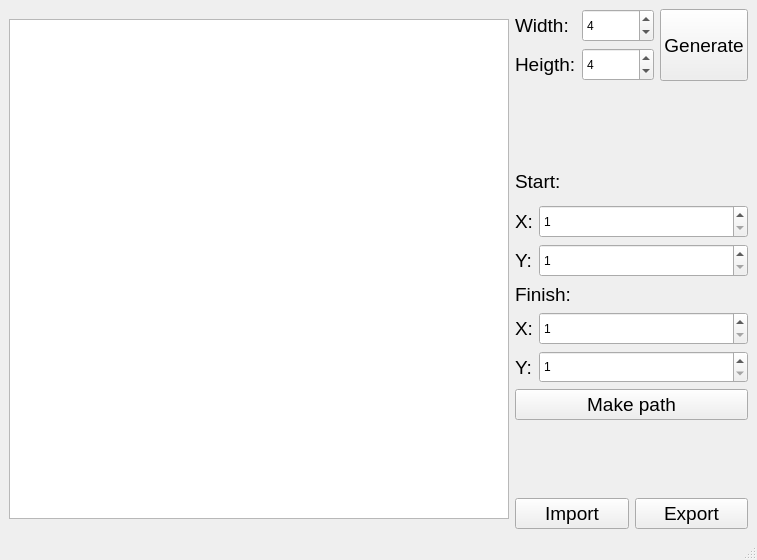
<?xml version="1.0" encoding="UTF-8"?>
<ui version="4.0">
 <class>View</class>
 <widget class="QMainWindow" name="View">
  <property name="geometry">
   <rect>
    <x>0</x>
    <y>0</y>
    <width>757</width>
    <height>560</height>
   </rect>
  </property>
  <property name="minimumSize">
   <size>
    <width>757</width>
    <height>560</height>
   </size>
  </property>
  <property name="maximumSize">
   <size>
    <width>757</width>
    <height>560</height>
   </size>
  </property>
  <property name="windowTitle">
   <string>View</string>
  </property>
  <widget class="QWidget" name="centralwidget">
   <layout class="QGridLayout" name="gridLayout">
    <item row="1" column="1">
     <spacer name="verticalSpacer">
      <property name="orientation">
       <enum>Qt::Vertical</enum>
      </property>
      <property name="sizeHint" stdset="0">
       <size>
        <width>20</width>
        <height>40</height>
       </size>
      </property>
     </spacer>
    </item>
    <item row="8" column="1">
     <layout class="QFormLayout" name="formLayout_3">
      <item row="0" column="0">
       <widget class="QLabel" name="label_7">
        <property name="font">
         <font>
          <pointsize>14</pointsize>
         </font>
        </property>
        <property name="text">
         <string>X:</string>
        </property>
       </widget>
      </item>
      <item row="1" column="0">
       <widget class="QLabel" name="label_8">
        <property name="font">
         <font>
          <pointsize>14</pointsize>
         </font>
        </property>
        <property name="text">
         <string>Y:</string>
        </property>
       </widget>
      </item>
      <item row="0" column="1">
       <widget class="QSpinBox" name="finish_y_spinbox">
        <property name="sizePolicy">
         <sizepolicy hsizetype="MinimumExpanding" vsizetype="MinimumExpanding">
          <horstretch>0</horstretch>
          <verstretch>0</verstretch>
         </sizepolicy>
        </property>
        <property name="minimum">
         <number>1</number>
        </property>
        <property name="maximum">
         <number>50</number>
        </property>
       </widget>
      </item>
      <item row="1" column="1">
       <widget class="QSpinBox" name="finish_x_spinbox">
        <property name="sizePolicy">
         <sizepolicy hsizetype="MinimumExpanding" vsizetype="MinimumExpanding">
          <horstretch>0</horstretch>
          <verstretch>0</verstretch>
         </sizepolicy>
        </property>
        <property name="minimum">
         <number>1</number>
        </property>
        <property name="maximum">
         <number>50</number>
        </property>
       </widget>
      </item>
     </layout>
    </item>
    <item row="7" column="1">
     <widget class="QLabel" name="label_4">
      <property name="font">
       <font>
        <pointsize>14</pointsize>
       </font>
      </property>
      <property name="text">
       <string>Finish:</string>
      </property>
     </widget>
    </item>
    <item row="10" column="1">
     <spacer name="verticalSpacer_2">
      <property name="orientation">
       <enum>Qt::Vertical</enum>
      </property>
      <property name="sizeHint" stdset="0">
       <size>
        <width>20</width>
        <height>65</height>
       </size>
      </property>
     </spacer>
    </item>
    <item row="6" column="1">
     <layout class="QFormLayout" name="formLayout_2">
      <item row="0" column="0">
       <widget class="QLabel" name="label_5">
        <property name="font">
         <font>
          <pointsize>14</pointsize>
         </font>
        </property>
        <property name="text">
         <string>X:</string>
        </property>
       </widget>
      </item>
      <item row="2" column="0">
       <widget class="QLabel" name="label_6">
        <property name="font">
         <font>
          <pointsize>14</pointsize>
         </font>
        </property>
        <property name="text">
         <string>Y:</string>
        </property>
       </widget>
      </item>
      <item row="0" column="1">
       <widget class="QSpinBox" name="start_y_spinbox">
        <property name="sizePolicy">
         <sizepolicy hsizetype="MinimumExpanding" vsizetype="MinimumExpanding">
          <horstretch>0</horstretch>
          <verstretch>0</verstretch>
         </sizepolicy>
        </property>
        <property name="minimum">
         <number>1</number>
        </property>
        <property name="maximum">
         <number>50</number>
        </property>
       </widget>
      </item>
      <item row="2" column="1">
       <widget class="QSpinBox" name="start_x_spinbox">
        <property name="sizePolicy">
         <sizepolicy hsizetype="MinimumExpanding" vsizetype="MinimumExpanding">
          <horstretch>0</horstretch>
          <verstretch>0</verstretch>
         </sizepolicy>
        </property>
        <property name="minimum">
         <number>1</number>
        </property>
        <property name="maximum">
         <number>50</number>
        </property>
       </widget>
      </item>
     </layout>
    </item>
    <item row="0" column="1">
     <layout class="QHBoxLayout" name="horizontalLayout">
      <property name="spacing">
       <number>6</number>
      </property>
      <item>
       <layout class="QFormLayout" name="formLayout">
        <item row="0" column="0">
         <widget class="QLabel" name="label">
          <property name="font">
           <font>
            <pointsize>14</pointsize>
           </font>
          </property>
          <property name="text">
           <string>Width:</string>
          </property>
         </widget>
        </item>
        <item row="0" column="1">
         <widget class="QSpinBox" name="width_spinbox">
          <property name="sizePolicy">
           <sizepolicy hsizetype="MinimumExpanding" vsizetype="MinimumExpanding">
            <horstretch>0</horstretch>
            <verstretch>0</verstretch>
           </sizepolicy>
          </property>
          <property name="minimum">
           <number>1</number>
          </property>
          <property name="maximum">
           <number>50</number>
          </property>
          <property name="value">
           <number>4</number>
          </property>
         </widget>
        </item>
        <item row="1" column="0">
         <widget class="QLabel" name="label_2">
          <property name="font">
           <font>
            <pointsize>14</pointsize>
           </font>
          </property>
          <property name="text">
           <string>Heigth:</string>
          </property>
         </widget>
        </item>
        <item row="1" column="1">
         <widget class="QSpinBox" name="heigth_spinbox">
          <property name="sizePolicy">
           <sizepolicy hsizetype="Minimum" vsizetype="MinimumExpanding">
            <horstretch>0</horstretch>
            <verstretch>0</verstretch>
           </sizepolicy>
          </property>
          <property name="minimum">
           <number>1</number>
          </property>
          <property name="maximum">
           <number>50</number>
          </property>
          <property name="value">
           <number>4</number>
          </property>
         </widget>
        </item>
       </layout>
      </item>
      <item>
       <widget class="QPushButton" name="generate_button">
        <property name="sizePolicy">
         <sizepolicy hsizetype="Minimum" vsizetype="Expanding">
          <horstretch>0</horstretch>
          <verstretch>0</verstretch>
         </sizepolicy>
        </property>
        <property name="font">
         <font>
          <pointsize>14</pointsize>
         </font>
        </property>
        <property name="text">
         <string>Generate</string>
        </property>
       </widget>
      </item>
     </layout>
    </item>
    <item row="9" column="1">
     <widget class="QPushButton" name="path_button">
      <property name="font">
       <font>
        <pointsize>14</pointsize>
       </font>
      </property>
      <property name="text">
       <string>Make path</string>
      </property>
     </widget>
    </item>
    <item row="0" column="0" rowspan="12">
     <widget class="QGraphicsView" name="graphics_view">
      <property name="minimumSize">
       <size>
        <width>500</width>
        <height>500</height>
       </size>
      </property>
      <property name="maximumSize">
       <size>
        <width>500</width>
        <height>500</height>
       </size>
      </property>
     </widget>
    </item>
    <item row="4" column="1">
     <widget class="QLabel" name="label_3">
      <property name="font">
       <font>
        <pointsize>14</pointsize>
       </font>
      </property>
      <property name="text">
       <string>Start:</string>
      </property>
     </widget>
    </item>
    <item row="11" column="1">
     <layout class="QHBoxLayout" name="horizontalLayout_2">
      <item>
       <widget class="QPushButton" name="import_button">
        <property name="font">
         <font>
          <pointsize>14</pointsize>
         </font>
        </property>
        <property name="text">
         <string>Import</string>
        </property>
       </widget>
      </item>
      <item>
       <widget class="QPushButton" name="export_button">
        <property name="font">
         <font>
          <pointsize>14</pointsize>
         </font>
        </property>
        <property name="text">
         <string>Export</string>
        </property>
       </widget>
      </item>
     </layout>
    </item>
   </layout>
  </widget>
  <widget class="QMenuBar" name="menubar">
   <property name="geometry">
    <rect>
     <x>0</x>
     <y>0</y>
     <width>757</width>
     <height>24</height>
    </rect>
   </property>
  </widget>
  <widget class="QStatusBar" name="statusbar"/>
 </widget>
 <resources/>
 <connections/>
</ui>
